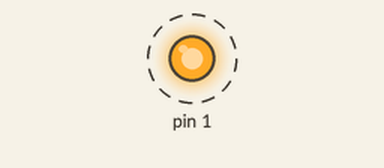
Simulated run of this sketch. Board: Arduino Uno, built with avr-gcc and run on an emulated ATmega328P. Shown: output pins drawn as LEDs (lit = HIGH). Dashed ring = blinking.

Above: at 0.2 s.
Timing chart, 0 to 3.0 s (numbered marks = the images above):
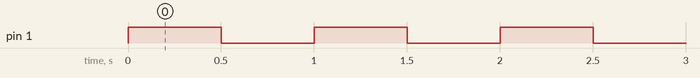

The sketch:

led-blink.ino
```cpp
bool led_stat = false;

void setup(){
  pinMode(1, true);
}

void loop(){
  digitalWrite(1, !led_stat);
  led_stat ^= true;
  delay(500);
}
```

Measured:
- by itself, pin 1: alternates HIGH for 0.50 s and LOW for 0.50 s
